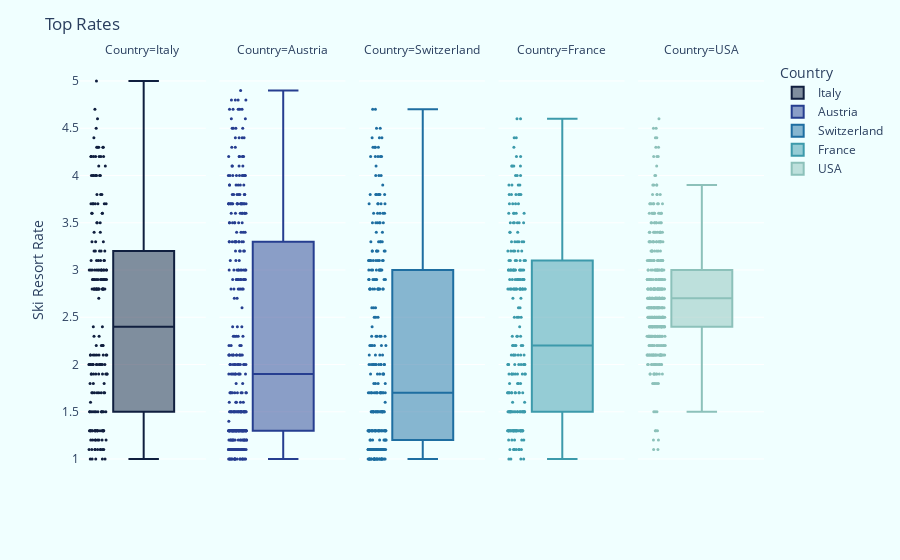

Notebook source saved alongside this figure:
### Code cell
fig = px.box(top, y= 'Ski Resort Rate', color="Country",facet_col="Country",
             boxmode="overlay", points='all',color_discrete_sequence=px.colors.diverging.delta)
fig.update_traces(marker=dict(size=3))
fig.update_layout(plot_bgcolor='azure',paper_bgcolor='azure', title = 'Top Rates')

fig.show()

### Figure 1 — Plotly figure (JSON) as saved in the notebook; plotly's stock layout.template omitted (floating-point values rounded to 4 significant figures; data arrays with more than 128 entries replaced by an {"elided": "..."} marker saying what was removed)
{"data": [{"alignmentgroup": "True", "boxpoints": "all", "hovertemplate": "Country=Italy<br>Ski Resort Rate=%{y}<extra></extra>", "legendgroup": "Italy", "marker": {"color": "rgb(16, 31, 63)", "size": 3}, "name": "Italy", "notched": false, "offsetgroup": "Italy", "orientation": "v", "showlegend": true, "type": "box", "x0": " ", "xaxis": "x", "y": {"elided": "217 float values"}, "y0": " ", "yaxis": "y"}, {"alignmentgroup": "True", "boxpoints": "all", "hovertemplate": "Country=Austria<br>Ski Resort Rate=%{y}<extra></extra>", "legendgroup": "Austria", "marker": {"color": "rgb(38, 62, 144)", "size": 3}, "name": "Austria", "notched": false, "offsetgroup": "Austria", "orientation": "v", "showlegend": true, "type": "box", "x0": " ", "xaxis": "x2", "y": {"elided": "379 float values"}, "y0": " ", "yaxis": "y2"}, {"alignmentgroup": "True", "boxpoints": "all", "hovertemplate": "Country=Switzerland<br>Ski Resort Rate=%{y}<extra></extra>", "legendgroup": "Switzerland", "marker": {"color": "rgb(30, 110, 161)", "size": 3}, "name": "Switzerland", "notched": false, "offsetgroup": "Switzerland", "orientation": "v", "showlegend": true, "type": "box", "x0": " ", "xaxis": "x3", "y": {"elided": "293 float values"}, "y0": " ", "yaxis": "y3"}, {"alignmentgroup": "True", "boxpoints": "all", "hovertemplate": "Country=France<br>Ski Resort Rate=%{y}<extra></extra>", "legendgroup": "France", "marker": {"color": "rgb(60, 154, 171)", "size": 3}, "name": "France", "notched": false, "offsetgroup": "France", "orientation": "v", "showlegend": true, "type": "box", "x0": " ", "xaxis": "x4", "y": {"elided": "242 float values"}, "y0": " ", "yaxis": "y4"}, {"alignmentgroup": "True", "boxpoints": "all", "hovertemplate": "Country=USA<br>Ski Resort Rate=%{y}<extra></extra>", "legendgroup": "USA", "marker": {"color": "rgb(140, 193, 186)", "size": 3}, "name": "USA", "notched": false, "offsetgroup": "USA", "orientation": "v", "showlegend": true, "type": "box", "x0": " ", "xaxis": "x5", "y": {"elided": "446 float values"}, "y0": " ", "yaxis": "y5"}], "layout": {"annotations": [{"font": {}, "showarrow": false, "text": "Country=Italy", "x": 0.092, "xanchor": "center", "xref": "paper", "y": 1, "yanchor": "bottom", "yref": "paper"}, {"font": {}, "showarrow": false, "text": "Country=Austria", "x": 0.296, "xanchor": "center", "xref": "paper", "y": 1, "yanchor": "bottom", "yref": "paper"}, {"font": {}, "showarrow": false, "text": "Country=Switzerland", "x": 0.5, "xanchor": "center", "xref": "paper", "y": 1, "yanchor": "bottom", "yref": "paper"}, {"font": {}, "showarrow": false, "text": "Country=France", "x": 0.704, "xanchor": "center", "xref": "paper", "y": 1, "yanchor": "bottom", "yref": "paper"}, {"font": {}, "showarrow": false, "text": "Country=USA", "x": 0.908, "xanchor": "center", "xref": "paper", "y": 1, "yanchor": "bottom", "yref": "paper"}], "boxmode": "overlay", "legend": {"title": {"text": "Country"}, "tracegroupgap": 0}, "margin": {"t": 60}, "paper_bgcolor": "azure", "plot_bgcolor": "azure", "title": {"text": "Top Rates"}, "xaxis": {"anchor": "y", "domain": [0, 0.184]}, "xaxis2": {"anchor": "y2", "domain": [0.204, 0.388], "matches": "x"}, "xaxis3": {"anchor": "y3", "domain": [0.408, 0.592], "matches": "x"}, "xaxis4": {"anchor": "y4", "domain": [0.612, 0.796], "matches": "x"}, "xaxis5": {"anchor": "y5", "domain": [0.816, 1], "matches": "x"}, "yaxis": {"anchor": "x", "domain": [0, 1], "title": {"text": "Ski Resort Rate"}}, "yaxis2": {"anchor": "x2", "domain": [0, 1], "matches": "y", "showticklabels": false}, "yaxis3": {"anchor": "x3", "domain": [0, 1], "matches": "y", "showticklabels": false}, "yaxis4": {"anchor": "x4", "domain": [0, 1], "matches": "y", "showticklabels": false}, "yaxis5": {"anchor": "x5", "domain": [0, 1], "matches": "y", "showticklabels": false}}}
